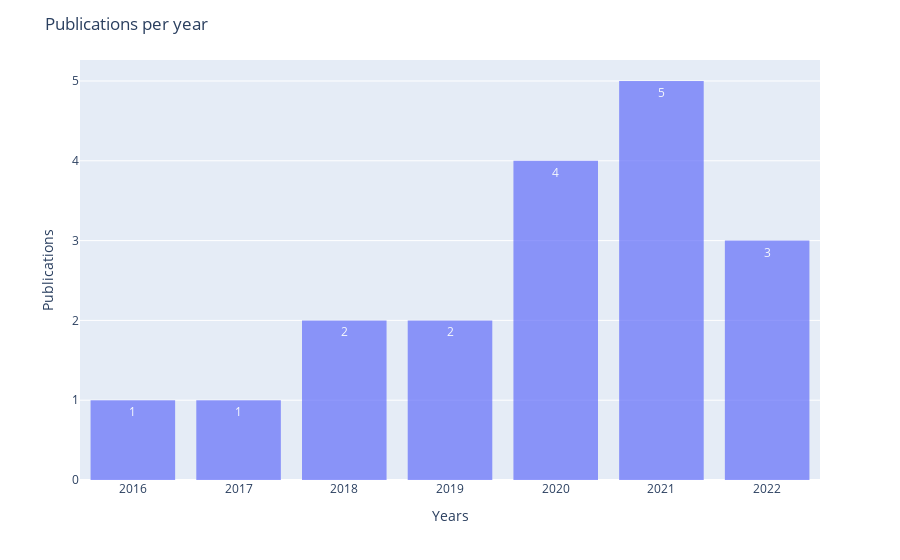

This figure's notebook cell:
### Code cell
#Histogram plot

plot = px.histogram(data, x="pub_year", nbins=9, text_auto=True)
plot.update_layout(barmode='stack')
plot.update_traces(opacity=0.7)
plot.update_layout(bargap=0.2)

plot.update_layout(
    title_text='Publications per year', 
    xaxis_title_text='Years', 
    yaxis_title_text='Publications')
    
plot.show()

### Figure 1 — Plotly figure (JSON) as saved in the notebook; plotly's stock layout.template omitted (floating-point values rounded to 4 significant figures; data arrays with more than 128 entries replaced by an {"elided": "..."} marker saying what was removed)
{"data": [{"alignmentgroup": "True", "bingroup": "x", "hovertemplate": "pub_year=%{x}<br>count=%{y}<extra></extra>", "legendgroup": "", "marker": {"color": "#636efa", "pattern": {"shape": ""}}, "name": "", "nbinsx": 9, "offsetgroup": "", "opacity": 0.7, "orientation": "v", "showlegend": false, "texttemplate": "%{value}", "type": "histogram", "x": {"elided": "988 int values"}, "xaxis": "x", "yaxis": "y"}], "layout": {"bargap": 0.2, "barmode": "stack", "legend": {"tracegroupgap": 0}, "margin": {"t": 60}, "title": {"text": "Publications per year"}, "xaxis": {"anchor": "y", "domain": [0, 1], "title": {"text": "Years"}}, "yaxis": {"anchor": "x", "domain": [0, 1], "title": {"text": "Publications"}}}}
